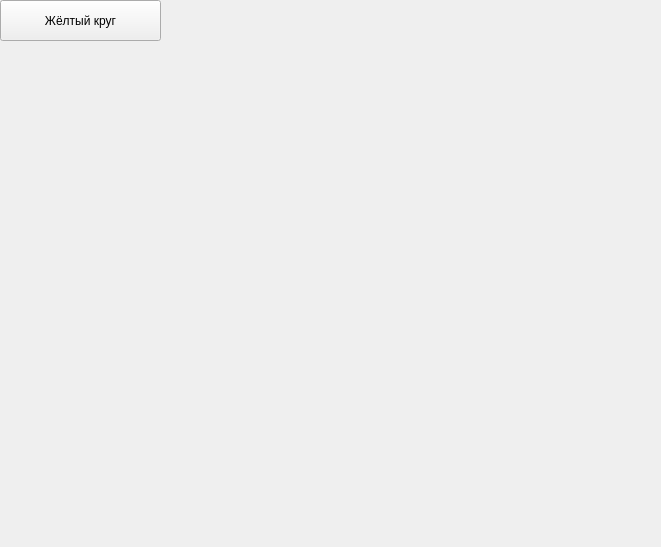
<?xml version="1.0" encoding="UTF-8"?>
<ui version="4.0">
 <class>Form</class>
 <widget class="QWidget" name="Form">
  <property name="geometry">
   <rect>
    <x>0</x>
    <y>0</y>
    <width>661</width>
    <height>547</height>
   </rect>
  </property>
  <property name="windowTitle">
   <string>Form</string>
  </property>
  <widget class="QPushButton" name="btn">
   <property name="geometry">
    <rect>
     <x>0</x>
     <y>0</y>
     <width>161</width>
     <height>41</height>
    </rect>
   </property>
   <property name="text">
    <string>Жёлтый круг</string>
   </property>
  </widget>
 </widget>
 <resources/>
 <connections/>
</ui>
